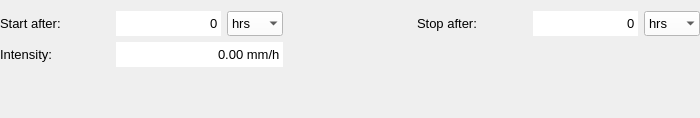
    <widget class="QWidget" name="widget_constant" native="true">
     <property name="sizePolicy">
      <sizepolicy hsizetype="Expanding" vsizetype="Expanding">
       <horstretch>0</horstretch>
       <verstretch>0</verstretch>
      </sizepolicy>
     </property>
     <property name="minimumSize">
      <size>
       <width>700</width>
       <height>0</height>
      </size>
     </property>
     <property name="maximumSize">
      <size>
       <width>16777215</width>
       <height>16777215</height>
      </size>
     </property>
     <property name="font">
      <font>
       <family>Segoe UI</family>
       <pointsize>8</pointsize>
      </font>
     </property>
     <layout class="QGridLayout" name="gridLayout_2">
      <property name="leftMargin">
       <number>0</number>
      </property>
      <property name="rightMargin">
       <number>0</number>
      </property>
      <item row="1" column="1">
       <widget class="QSpinBox" name="sp_start_after_constant">
        <property name="sizePolicy">
         <sizepolicy hsizetype="Minimum" vsizetype="Preferred">
          <horstretch>0</horstretch>
          <verstretch>0</verstretch>
         </sizepolicy>
        </property>
        <property name="minimumSize">
         <size>
          <width>105</width>
          <height>25</height>
         </size>
        </property>
        <property name="maximumSize">
         <size>
          <width>105</width>
          <height>25</height>
         </size>
        </property>
        <property name="font">
         <font>
          <family>Segoe UI</family>
          <pointsize>10</pointsize>
         </font>
        </property>
        <property name="styleSheet">
         <string notr="true">QSpinBox {background-color: white;}</string>
        </property>
        <property name="frame">
         <bool>false</bool>
        </property>
        <property name="alignment">
         <set>Qt::AlignRight|Qt::AlignTrailing|Qt::AlignVCenter</set>
        </property>
        <property name="buttonSymbols">
         <enum>QAbstractSpinBox::NoButtons</enum>
        </property>
        <property name="maximum">
         <number>999999999</number>
        </property>
       </widget>
      </item>
      <item row="1" column="4">
       <widget class="QLabel" name="label_4">
        <property name="minimumSize">
         <size>
          <width>110</width>
          <height>20</height>
         </size>
        </property>
        <property name="maximumSize">
         <size>
          <width>16777215</width>
          <height>16777215</height>
         </size>
        </property>
        <property name="font">
         <font>
          <family>Segoe UI</family>
          <pointsize>10</pointsize>
         </font>
        </property>
        <property name="text">
         <string>Stop after:</string>
        </property>
       </widget>
      </item>
      <item row="1" column="0">
       <widget class="QLabel" name="label">
        <property name="minimumSize">
         <size>
          <width>110</width>
          <height>20</height>
         </size>
        </property>
        <property name="maximumSize">
         <size>
          <width>16777215</width>
          <height>16777215</height>
         </size>
        </property>
        <property name="font">
         <font>
          <family>Segoe UI</family>
          <pointsize>10</pointsize>
         </font>
        </property>
        <property name="text">
         <string>Start after:</string>
        </property>
       </widget>
      </item>
      <item row="2" column="0">
       <widget class="QLabel" name="label_3">
        <property name="minimumSize">
         <size>
          <width>110</width>
          <height>20</height>
         </size>
        </property>
        <property name="maximumSize">
         <size>
          <width>16777215</width>
          <height>16777215</height>
         </size>
        </property>
        <property name="font">
         <font>
          <family>Segoe UI</family>
          <pointsize>10</pointsize>
         </font>
        </property>
        <property name="text">
         <string>Intensity:</string>
        </property>
       </widget>
      </item>
      <item row="1" column="2">
       <widget class="QComboBox" name="start_after_constant_u">
        <property name="sizePolicy">
         <sizepolicy hsizetype="Minimum" vsizetype="Preferred">
          <horstretch>0</horstretch>
          <verstretch>0</verstretch>
         </sizepolicy>
        </property>
        <property name="minimumSize">
         <size>
          <width>55</width>
          <height>25</height>
         </size>
        </property>
        <property name="maximumSize">
         <size>
          <width>16777215</width>
          <height>16777215</height>
         </size>
        </property>
        <property name="font">
         <font>
          <family>Segoe UI</family>
          <pointsize>10</pointsize>
         </font>
        </property>
        <property name="styleSheet">
         <string notr="true">QComboBox {background-color:white; selection-background-color: lightgray;}</string>
        </property>
        <property name="frame">
         <bool>false</bool>
        </property>
        <item>
         <property name="text">
          <string>hrs</string>
         </property>
        </item>
        <item>
         <property name="text">
          <string>mins</string>
         </property>
        </item>
        <item>
         <property name="text">
          <string>s</string>
         </property>
        </item>
       </widget>
      </item>
      <item row="1" column="5">
       <widget class="QSpinBox" name="sp_stop_after_constant">
        <property name="sizePolicy">
         <sizepolicy hsizetype="Minimum" vsizetype="Preferred">
          <horstretch>0</horstretch>
          <verstretch>0</verstretch>
         </sizepolicy>
        </property>
        <property name="minimumSize">
         <size>
          <width>105</width>
          <height>25</height>
         </size>
        </property>
        <property name="maximumSize">
         <size>
          <width>16777215</width>
          <height>16777215</height>
         </size>
        </property>
        <property name="font">
         <font>
          <family>Segoe UI</family>
          <pointsize>10</pointsize>
         </font>
        </property>
        <property name="styleSheet">
         <string notr="true">QSpinBox {background-color: white;}</string>
        </property>
        <property name="frame">
         <bool>false</bool>
        </property>
        <property name="alignment">
         <set>Qt::AlignRight|Qt::AlignTrailing|Qt::AlignVCenter</set>
        </property>
        <property name="buttonSymbols">
         <enum>QAbstractSpinBox::NoButtons</enum>
        </property>
        <property name="maximum">
         <number>999999999</number>
        </property>
       </widget>
      </item>
      <item row="1" column="3">
       <spacer name="horizontalSpacer_2">
        <property name="orientation">
         <enum>Qt::Horizontal</enum>
        </property>
        <property name="sizeHint" stdset="0">
         <size>
          <width>40</width>
          <height>20</height>
         </size>
        </property>
       </spacer>
      </item>
      <item row="1" column="6">
       <widget class="QComboBox" name="stop_after_constant_u">
        <property name="sizePolicy">
         <sizepolicy hsizetype="Minimum" vsizetype="Preferred">
          <horstretch>0</horstretch>
          <verstretch>0</verstretch>
         </sizepolicy>
        </property>
        <property name="minimumSize">
         <size>
          <width>55</width>
          <height>25</height>
         </size>
        </property>
        <property name="maximumSize">
         <size>
          <width>16777215</width>
          <height>16777215</height>
         </size>
        </property>
        <property name="font">
         <font>
          <family>Segoe UI</family>
          <pointsize>10</pointsize>
         </font>
        </property>
        <property name="styleSheet">
         <string notr="true">QComboBox {background-color:white; selection-background-color: lightgray;}</string>
        </property>
        <property name="frame">
         <bool>false</bool>
        </property>
        <item>
         <property name="text">
          <string>hrs</string>
         </property>
        </item>
        <item>
         <property name="text">
          <string>mins</string>
         </property>
        </item>
        <item>
         <property name="text">
          <string>s</string>
         </property>
        </item>
       </widget>
      </item>
      <item row="3" column="1">
       <spacer name="verticalSpacer_6">
        <property name="orientation">
         <enum>Qt::Vertical</enum>
        </property>
        <property name="sizeHint" stdset="0">
         <size>
          <width>20</width>
          <height>40</height>
         </size>
        </property>
       </spacer>
      </item>
      <item row="2" column="1" colspan="2">
       <widget class="QDoubleSpinBox" name="sp_intensity">
        <property name="sizePolicy">
         <sizepolicy hsizetype="Minimum" vsizetype="Preferred">
          <horstretch>0</horstretch>
          <verstretch>0</verstretch>
         </sizepolicy>
        </property>
        <property name="minimumSize">
         <size>
          <width>165</width>
          <height>25</height>
         </size>
        </property>
        <property name="maximumSize">
         <size>
          <width>16777215</width>
          <height>16777215</height>
         </size>
        </property>
        <property name="font">
         <font>
          <family>Segoe UI</family>
          <pointsize>10</pointsize>
         </font>
        </property>
        <property name="styleSheet">
         <string notr="true">QDoubleSpinBox {background-color: white;}</string>
        </property>
        <property name="frame">
         <bool>false</bool>
        </property>
        <property name="alignment">
         <set>Qt::AlignRight|Qt::AlignTrailing|Qt::AlignVCenter</set>
        </property>
        <property name="buttonSymbols">
         <enum>QAbstractSpinBox::NoButtons</enum>
        </property>
        <property name="suffix">
         <string> mm/h</string>
        </property>
        <property name="maximum">
         <double>99999999999.000000000000000</double>
        </property>
       </widget>
      </item>
     </layout>
    </widget>
